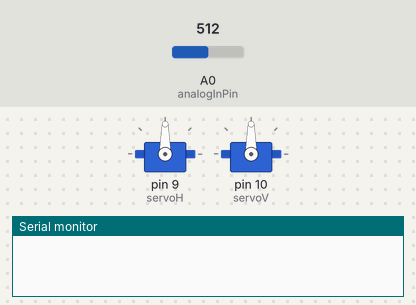
Bench run of a sketch on a simulated Arduino Uno, built with avr-gcc and run on an emulated ATmega328P. Parts: 2 × servo, the last lines printed to the serial monitor. Inputs (shaded band) come from the test bench; at power-on: A0 (analogInPin) = 512.

Above: at 0.1 s.
At 14.97 s:
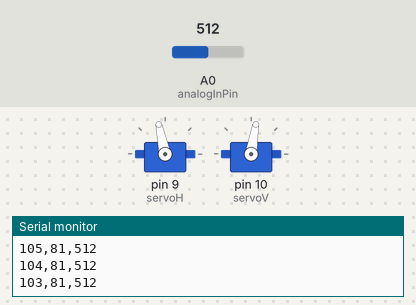
At 39.7 s:
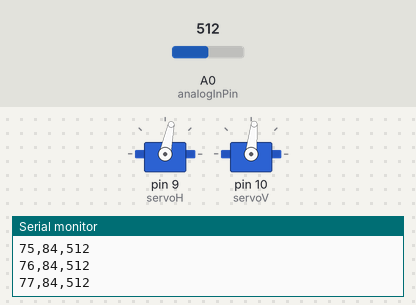
Timing chart, 0 to 40.0 s (numbered marks = the images above):
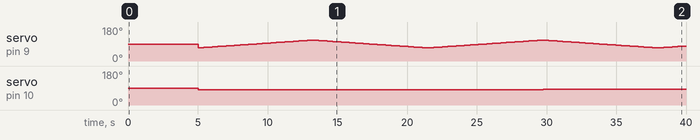

The sketch:

servoScan_2D.ino
```cpp
#include <Servo.h>
Servo servoH;
Servo servoV;

const int analogInPin = A0;  // Analog input pin that the potentiometer is attached to
int sensorValue = 0;
int posH = 70; // horizontal servo
int posV = 80; // vertical servo // we may want to change this, it might be too angled


void setup() {
  // put your setup code here, to run once:
  long baudRate = 9600;       // NOTE1: The baudRate for sending & receiving programs must match
  Serial.begin(baudRate);     //
  servoH.attach(9); // initialize servos
  servoV.attach(10);
}

void loop() {
  delay(5000);
    while (posV <= 109) {
    // put your main code here, to run repeatedly:
    sensorValue = analogRead(analogInPin);
    delay(20);
    // sweep vertical up
    for (posV = 80; posV <= 110; posV += 1) {
      servoV.write(posV);
      // sweep horizontal left
      if (posH < 100) {
        for (posH = 70; posH <= 110; posH +=1) {
          servoH.write(posH);
          delay(100);
          sensorValue = analogRead(analogInPin);
          Serial.print(posH); Serial.print(",");
          Serial.print(posV); Serial.print(",");
          Serial.println(sensorValue);
          delay(100);
        }
      }
      // sweep horizontal right
      else if (posH > 100) {
        for (posH = 110; posH >= 70; posH -=1) {
          servoH.write(posH);
          delay(100);
          sensorValue = analogRead(analogInPin);
          Serial.print(posH); Serial.print(",");
          Serial.print(posV); Serial.print(",");
          Serial.println(sensorValue);
          delay(100);
        }
      }

      delay(20);
      }
    }

}
```

Measured:
- by itself, servo on pin 10 (servoV): 90° → 80° at 5.0 s, → 81° 8.2 s later, → 82° 8.2 s later, → 83° 8.2 s later, … (5 changes in this stretch)
